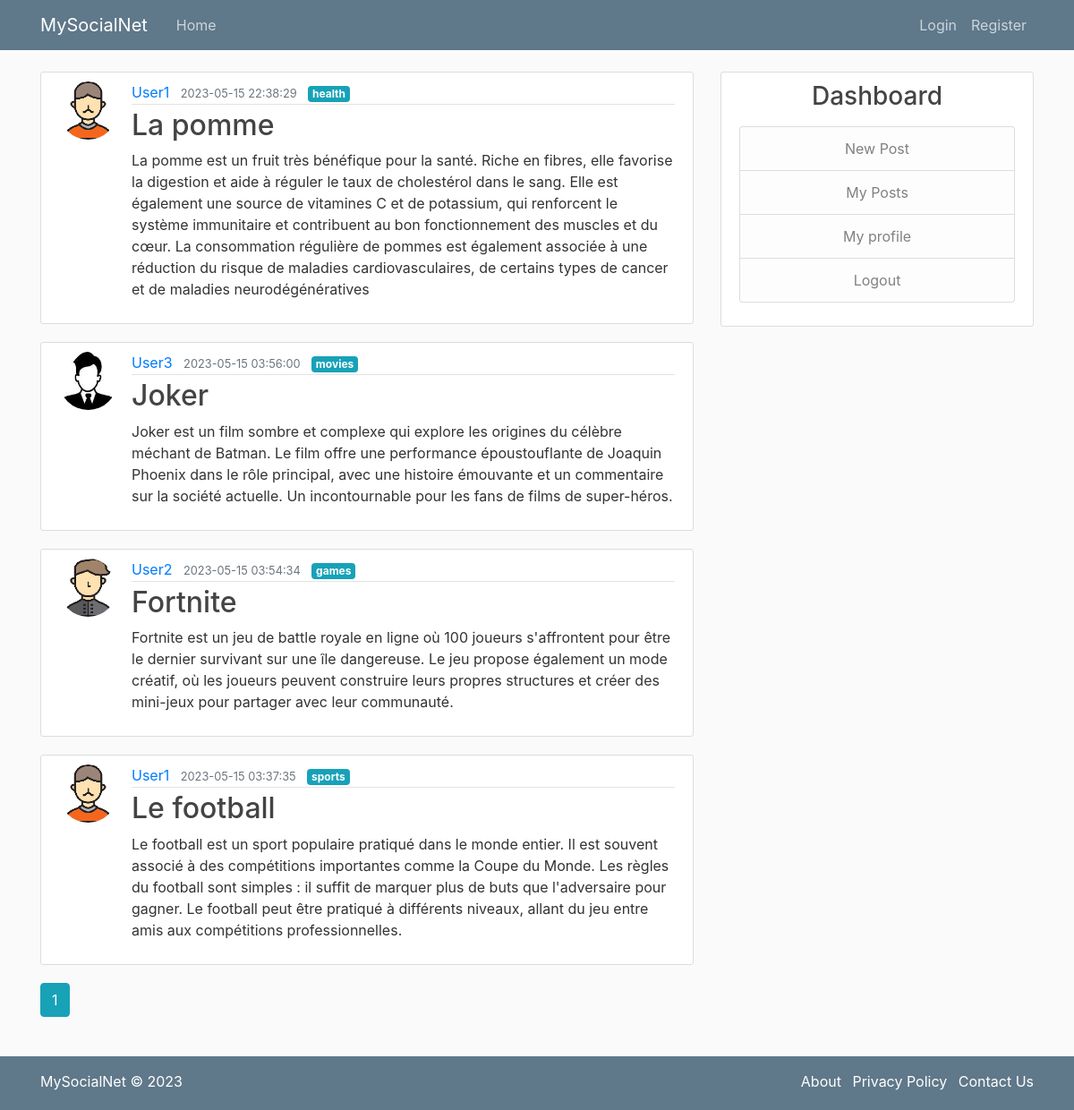
The page /home on the database its author committed.
### social_media/models.py (models this page shows, shortened)
class Post(db.Model):
    id = db.Column(db.Integer, primary_key=True)
    title = db.Column(db.String(100), nullable=False)
    date_posted = db.Column(db.DateTime, nullable=False, default=datetime.utcnow)
    content = db.Column(db.Text, nullable=False)
    category = db.Column(db.String(20), nullable=False)
    user_id = db.Column(db.Integer, db.ForeignKey('user.id'), nullable=False)

class User(db.Model, UserMixin):
    id = db.Column(db.Integer, primary_key=True)
    username = db.Column(db.String(20), unique=True, nullable=False)
    email = db.Column(db.String(120), unique=True, nullable=False)
    image_file = db.Column(db.String(20), nullable=False, default='default.jpg')
    password = db.Column(db.String(60), nullable=False)
    posts = db.relationship('Post', backref='author', lazy=True)
    history = db.Column(db.JSON)
    future = db.Column(db.String(300))

### social_media/routes.py (the view)
@app.route("/")
@app.route("/home")
def home():
    page = request.args.get('page', 1, type=int)
    posts = Post.query.order_by(Post.date_posted.desc()).paginate(page=page, per_page=5)
    return render_template('home.html', posts=posts)

### social_media/templates/home.html
{% extends "layout.html" %}
{% block content %}
    {% for post in posts.items %}
        <article class="media content-section">
          <img class="rounded-circle article-img" src="{{ url_for('static', filename='profile_pics/' + post.author.image_file) }}">
          <div class="media-body">
            <div class="article-metadata">
              <a class="mr-2" href="{{ url_for('user_posts', username=post.author.username) }}">{{ post.author.username }}</a>
              <small class="text-muted">{{ post.date_posted.strftime('%Y-%m-%d %H:%M:%S') }}</small>
              <span class="badge badge-info ml-2">{{ post.category }}</span>
            </div>
            <h2><a class="article-title" href="{{ url_for('post', post_id=post.id) }}">{{ post.title }}</a></h2>
            <p class="article-content">{{ post.content }}</p>
          </div>
        </article>
    {% endfor %}
    <div id = "pagination">
    {% for page_num in posts.iter_pages(left_edge=1, right_edge=1, left_current=1, right_current=2) %}
      {% if page_num %}
        {% if posts.page == page_num %}
          <a class="btn btn-info mb-4" href="{{ url_for('home', page=page_num) }}">{{ page_num }}</a>
        {% else %}
          <a class="btn btn-outline-info mb-4" href="{{ url_for('home', page=page_num) }}">{{ page_num }}</a>
        {% endif %}
      {% else %}
        ...
      {% endif %}
    {% endfor %}
    </div>
{% endblock content %}

### social_media/templates/layout.html (shortened to what this page needs)
<!DOCTYPE html>
<html>
<head>
    <link rel="stylesheet" href="https://maxcdn.bootstrapcdn.com/bootstrap/4.0.0/css/bootstrap.min.css">
    <link rel="stylesheet" type="text/css" href="{{ url_for('static', filename='main.css') }}">
</head>
<body>
    <header class="site-header">
      <nav class="navbar navbar-expand-md navbar-dark bg-steel fixed-top">
        <div class="container">
          <a class="navbar-brand mr-4" href="/">MySocialNet</a>
          <div class="collapse navbar-collapse" id="navbarToggle">
            <div class="navbar-nav mr-auto">
              <a class="nav-item nav-link" href="{{ url_for('home') }}">Home</a>
            </div>
            <div class="navbar-nav">
              {% if current_user.is_authenticated %}
                <div id="search-bar">
                <form class="form-inline ml-auto" action="{{ url_for('search') }}" method="POST">
                <input class="form-control mr-sm-2" type="search" placeholder="Search" aria-label="Search" name="q" list="search-options" required>
                <datalist id="search-options">
                  <option value="entertainment">
                  <option value="finance">
                  <option value="foodanddrink">
                  <option value="games">
                  <option value="health">
                  <option value="kids">
                  <option value="lifestyle">
                  <option value="movies">
                  <option value="news">
                  <option value="sports">
                  <option value="tv">
                  <option value="auto">
                </datalist>
                <button class="btn btn-outline-light my-2 my-sm-0" type="submit">Search</button>
                </form>
                </div>
                <img class="rounded-circle" src="{{ url_for('static', filename='profile_pics/' + current_user.image_file) }}" id = "pro-img">
                <a class="nav-item nav-link" href="{{ url_for('account') }}" style="color: rgb(53, 53, 53);"><b>{{current_user.username}}</b></a>
              {% else %}
                <a class="nav-item nav-link" href="{{ url_for('login') }}">Login</a>
                <a class="nav-item nav-link" href="{{ url_for('register') }}">Register</a>
              {% endif %}
            </div>
          </div>
        </div>
      </nav>
    </header>
    <main role="main" class="container">
      <div class="row">
        <div class="col-md-8">
          {% block content %}{% endblock %}
        </div>
        {% if current_user.is_authenticated %}
        <div class="col-md-4">
          <div class="content-section">
            <h3 style="text-align:center;">Dashboard</h3>
            <p class='text-muted'>
              <ul class="list-group" style="text-align:center;">
                <li class="list-group-item list-group-item-light"><a class="nav-item nav-link" href="{{ url_for('new_post') }}">New Post</a></li>
                <li class="list-group-item list-group-item-light"><a class="nav-item nav-link" href="{{ url_for('user_posts', username=current_user.username) }}">My Posts</a></li>
                <li class="list-group-item list-group-item-light"><a class="nav-item nav-link" href="{{ url_for('account') }}">Profile</a></li>
                <li class="list-group-item list-group-item-light"><a class="nav-item nav-link" href="{{ url_for('logout') }}">Logout</a></li>
              </ul>
            </p>
          </div>
        </div>
        {% else %}
        <div class="col-md-4">
          <div class="content-section">
            <h3 style="text-align:center;">Dashboard</h3>
            <p class='text-muted'>
              <ul class="list-group" style="text-align:center;">
                <li class="list-group-item list-group-item-light">New Post</li>
                <li class="list-group-item list-group-item-light">My Posts</li>
                <li class="list-group-item list-group-item-light">My profile</li>
                <li class="list-group-item list-group-item-light">Logout</li>
              </ul>
            </p>
          </div>
        </div>
        {% endif %}
      </div>
    </main>
    <footer class="bg-steel text-white py-3">
      <div class="container">
        <div class="row">
          <div class="col-md-6">
            <p class="mb-0">MySocialNet &copy; 2023</p>
          </div>
          <div class="col-md-6">
            <ul class="list-inline mb-0 float-md-right">
              <li class="list-inline-item"><a class="text-white" href="{{ url_for('about') }}">About</a></li>
              <li class="list-inline-item"><a class="text-white" href="#">Privacy Policy</a></li>
              <li class="list-inline-item"><a class="text-white" href="https://www.facebook.com/">Contact Us</a></li>
            </ul>
          </div>
        </div>
      </div>
    </footer>
</body>
</html>

### social_media/static/main.css (style rules this page uses)
body { background: #fafafa; color: #333333; margin-top: 5rem; }
h1, h2, h3, h4, h5, h6 { color: #444444; }
.bg-steel { background-color: #5f788a; }
.site-header .navbar-nav .nav-link { color: #cbd5db; }
.content-section { background: #ffffff; padding: 10px 20px; border: 1px solid #dddddd; border-radius: 3px; margin-bottom: 20px; }
.article-title { color: #444444; }
.article-content { white-space: pre-line; }
.article-img { height: 65px; width: 65px; margin-right: 16px; }
.article-metadata { padding-bottom: 1px; margin-bottom: 4px; border-bottom: 1px solid #e3e3e3 }
footer { position: fixed; bottom: 0; width: 100%; height: 60px; background-color: #333; color: #fff; }
#pagination { margin-bottom: 80px; }

### rows shown on the page
Post: image_file (picture), author.username "User1", date_posted "2023-05-15 22:38:29", category "health", title "La pomme", content "La pomme est un fruit très bénéfique pour la santé. Riche en fibres, elle favorise la digestion et aide à réguler le taux de cholestérol dans le sang. Elle est également une source de vitamines C et de potassium, qui renforcent le système immunitaire et contribuent au bon fonctionnement des muscles et du cœur. La consommation régulière de pommes est également associée à une réduction du risque de maladies cardiovasculaires, de certains types de cancer et de maladies neurodégénératives"
Post: image_file (picture), author.username "User3", date_posted "2023-05-15 03:56:00", category "movies", title "Joker", content "Joker est un film sombre et complexe qui explore les origines du célèbre méchant de Batman. Le film offre une performance époustouflante de Joaquin Phoenix dans le rôle principal, avec une histoire émouvante et un commentaire sur la société actuelle. Un incontournable pour les fans de films de super-héros."
Post: image_file (picture), author.username "User2", date_posted "2023-05-15 03:54:34", category "games", title "Fortnite", content "Fortnite est un jeu de battle royale en ligne où 100 joueurs s'affrontent pour être le dernier survivant sur une île dangereuse. Le jeu propose également un mode créatif, où les joueurs peuvent construire leurs propres structures et créer des mini-jeux pour partager avec leur communauté."
Post: image_file (picture), author.username "User1", date_posted "2023-05-15 03:37:35", category "sports", title "Le football", content "Le football est un sport populaire pratiqué dans le monde entier. Il est souvent associé à des compétitions importantes comme la Coupe du Monde. Les règles du football sont simples : il suffit de marquer plus de buts que l'adversaire pour gagner. Le football peut être pratiqué à différents niveaux, allant du jeu entre amis aux compétitions professionnelles."

### other values the page prints
{{ page_num }} "1"
